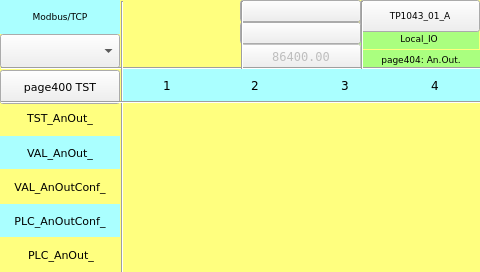
<?xml version="1.0" encoding="UTF-8"?>
<ui version="4.0">
 <class>page404</class>
 <widget class="QWidget" name="page404">
  <property name="geometry">
   <rect>
    <x>0</x>
    <y>0</y>
    <width>480</width>
    <height>272</height>
   </rect>
  </property>
  <property name="minimumSize">
   <size>
    <width>480</width>
    <height>272</height>
   </size>
  </property>
  <property name="maximumSize">
   <size>
    <width>480</width>
    <height>272</height>
   </size>
  </property>
  <property name="windowTitle">
   <string>page404</string>
  </property>
  <property name="styleSheet">
   <string notr="true">QWidget#page404
{
background-color: rgb(255, 255, 127);
}</string>
  </property>
  <widget class="QLabel" name="label_Page">
   <property name="geometry">
    <rect>
     <x>361</x>
     <y>50</y>
     <width>120</width>
     <height>20</height>
    </rect>
   </property>
   <property name="font">
    <font>
     <family>DejaVu Sans</family>
     <pointsize>7</pointsize>
    </font>
   </property>
   <property name="styleSheet">
    <string notr="true">background-color: rgb(170, 255, 127);</string>
   </property>
   <property name="text">
    <string>page404: An.Out.</string>
   </property>
   <property name="alignment">
    <set>Qt::AlignCenter</set>
   </property>
  </widget>
  <widget class="QLabel" name="label_18">
   <property name="geometry">
    <rect>
     <x>359</x>
     <y>29</y>
     <width>120</width>
     <height>20</height>
    </rect>
   </property>
   <property name="font">
    <font>
     <family>DejaVu Sans</family>
     <pointsize>7</pointsize>
    </font>
   </property>
   <property name="styleSheet">
    <string notr="true">background-color: rgb(170, 255, 127);</string>
   </property>
   <property name="text">
    <string>Local_IO</string>
   </property>
   <property name="alignment">
    <set>Qt::AlignCenter</set>
   </property>
  </widget>
  <widget class="Line" name="line_vt_2">
   <property name="geometry">
    <rect>
     <x>241</x>
     <y>1</y>
     <width>3</width>
     <height>68</height>
    </rect>
   </property>
   <property name="font">
    <font>
     <family>DejaVu Sans</family>
     <pointsize>8</pointsize>
    </font>
   </property>
   <property name="orientation">
    <enum>Qt::Vertical</enum>
   </property>
  </widget>
  <widget class="Line" name="line_hr_2">
   <property name="geometry">
    <rect>
     <x>1</x>
     <y>101</y>
     <width>481</width>
     <height>3</height>
    </rect>
   </property>
   <property name="font">
    <font>
     <family>DejaVu Sans</family>
     <pointsize>8</pointsize>
    </font>
   </property>
   <property name="orientation">
    <enum>Qt::Horizontal</enum>
   </property>
  </widget>
  <widget class="Line" name="line_hr_1">
   <property name="geometry">
    <rect>
     <x>1</x>
     <y>67</y>
     <width>481</width>
     <height>3</height>
    </rect>
   </property>
   <property name="font">
    <font>
     <family>DejaVu Sans</family>
     <pointsize>8</pointsize>
    </font>
   </property>
   <property name="orientation">
    <enum>Qt::Horizontal</enum>
   </property>
  </widget>
  <widget class="Line" name="line_vt_4">
   <property name="geometry">
    <rect>
     <x>361</x>
     <y>1</y>
     <width>3</width>
     <height>68</height>
    </rect>
   </property>
   <property name="font">
    <font>
     <family>DejaVu Sans</family>
     <pointsize>8</pointsize>
    </font>
   </property>
   <property name="orientation">
    <enum>Qt::Vertical</enum>
   </property>
  </widget>
  <widget class="ATCMdate" name="atcmDate">
   <property name="geometry">
    <rect>
     <x>240</x>
     <y>0</y>
     <width>121</width>
     <height>22</height>
    </rect>
   </property>
   <property name="font">
    <font>
     <family>DejaVu Sans Mono</family>
     <pointsize>8</pointsize>
    </font>
   </property>
   <property name="toolTip">
    <string>ATCM QDate</string>
   </property>
   <property name="whatsThis">
    <string>ATCMdate widget</string>
   </property>
   <property name="bgColor">
    <color>
     <red>170</red>
     <green>255</green>
     <blue>127</blue>
    </color>
   </property>
   <property name="borderWidth">
    <number>0</number>
   </property>
   <property name="borderRadius">
    <number>0</number>
   </property>
   <property name="format">
    <enum>ATCMdate::YYYY_MM_DD</enum>
   </property>
  </widget>
  <widget class="ATCMbutton" name="atcmButton_5">
   <property name="geometry">
    <rect>
     <x>360</x>
     <y>0</y>
     <width>120</width>
     <height>32</height>
    </rect>
   </property>
   <property name="font">
    <font>
     <family>DejaVu Sans</family>
     <pointsize>7</pointsize>
     <weight>50</weight>
     <bold>false</bold>
    </font>
   </property>
   <property name="toolTip">
    <string/>
   </property>
   <property name="whatsThis">
    <string>ATCMbutton widget</string>
   </property>
   <property name="pageName">
    <string>menu</string>
   </property>
   <property name="statusvar">
    <string/>
   </property>
   <property name="viewStatus">
    <bool>false</bool>
   </property>
   <property name="refresh">
    <number>200</number>
   </property>
   <property name="visibilityVar">
    <string/>
   </property>
   <property name="bgColor">
    <color>
     <red>85</red>
     <green>255</green>
     <blue>255</blue>
    </color>
   </property>
   <property name="borderColor">
    <color>
     <red>220</red>
     <green>220</green>
     <blue>220</blue>
    </color>
   </property>
   <property name="text">
    <string>TP1043_01_A</string>
   </property>
   <property name="pressText">
    <string>TP1043_01_A</string>
   </property>
   <property name="borderWidth">
    <number>2</number>
   </property>
   <property name="borderRadius">
    <number>0</number>
   </property>
   <property name="apparence">
    <enum>QFrame::Raised</enum>
   </property>
  </widget>
  <widget class="Line" name="line_vt_1">
   <property name="geometry">
    <rect>
     <x>121</x>
     <y>1</y>
     <width>3</width>
     <height>272</height>
    </rect>
   </property>
   <property name="font">
    <font>
     <family>DejaVu Sans</family>
     <pointsize>8</pointsize>
    </font>
   </property>
   <property name="orientation">
    <enum>Qt::Vertical</enum>
   </property>
  </widget>
  <widget class="ATCMtime" name="atcmTime_2">
   <property name="geometry">
    <rect>
     <x>240</x>
     <y>22</y>
     <width>121</width>
     <height>22</height>
    </rect>
   </property>
   <property name="font">
    <font>
     <family>DejaVu Sans Mono</family>
     <pointsize>8</pointsize>
    </font>
   </property>
   <property name="toolTip">
    <string>ATCM QTime</string>
   </property>
   <property name="whatsThis">
    <string>ATCMtime widget</string>
   </property>
   <property name="bgColor">
    <color>
     <red>170</red>
     <green>255</green>
     <blue>127</blue>
    </color>
   </property>
   <property name="borderWidth">
    <number>0</number>
   </property>
   <property name="borderRadius">
    <number>0</number>
   </property>
  </widget>
  <widget class="QLabel" name="label_PLC_AnIn_17">
   <property name="geometry">
    <rect>
     <x>0</x>
     <y>170</y>
     <width>120</width>
     <height>33</height>
    </rect>
   </property>
   <property name="font">
    <font>
     <family>DejaVu Sans</family>
     <pointsize>8</pointsize>
    </font>
   </property>
   <property name="styleSheet">
    <string notr="true">background-color: rgb(255, 255, 127);</string>
   </property>
   <property name="text">
    <string>VAL_AnOutConf_</string>
   </property>
   <property name="alignment">
    <set>Qt::AlignCenter</set>
   </property>
  </widget>
  <widget class="QLabel" name="label_PLC_AnIn_13">
   <property name="geometry">
    <rect>
     <x>0</x>
     <y>101</y>
     <width>120</width>
     <height>33</height>
    </rect>
   </property>
   <property name="font">
    <font>
     <family>DejaVu Sans</family>
     <pointsize>8</pointsize>
    </font>
   </property>
   <property name="styleSheet">
    <string notr="true">background-color: rgb(255, 255, 127);</string>
   </property>
   <property name="text">
    <string>TST_AnOut_</string>
   </property>
   <property name="alignment">
    <set>Qt::AlignCenter</set>
   </property>
  </widget>
  <widget class="QLabel" name="label_PLC_AnIn_1">
   <property name="geometry">
    <rect>
     <x>122</x>
     <y>68</y>
     <width>90</width>
     <height>34</height>
    </rect>
   </property>
   <property name="font">
    <font>
     <family>DejaVu Sans</family>
     <pointsize>9</pointsize>
    </font>
   </property>
   <property name="styleSheet">
    <string notr="true">background-color: rgb(170, 255, 255);</string>
   </property>
   <property name="text">
    <string>1</string>
   </property>
   <property name="alignment">
    <set>Qt::AlignCenter</set>
   </property>
  </widget>
  <widget class="QLabel" name="label_PLC_AnIn_2">
   <property name="geometry">
    <rect>
     <x>210</x>
     <y>68</y>
     <width>90</width>
     <height>34</height>
    </rect>
   </property>
   <property name="font">
    <font>
     <family>DejaVu Sans</family>
     <pointsize>9</pointsize>
    </font>
   </property>
   <property name="styleSheet">
    <string notr="true">background-color: rgb(170, 255, 255);</string>
   </property>
   <property name="text">
    <string>2</string>
   </property>
   <property name="alignment">
    <set>Qt::AlignCenter</set>
   </property>
  </widget>
  <widget class="QLabel" name="label_PLC_AnIn_14">
   <property name="geometry">
    <rect>
     <x>0</x>
     <y>204</y>
     <width>120</width>
     <height>33</height>
    </rect>
   </property>
   <property name="font">
    <font>
     <family>DejaVu Sans</family>
     <pointsize>8</pointsize>
    </font>
   </property>
   <property name="styleSheet">
    <string notr="true">background-color: rgb(170, 255, 255);</string>
   </property>
   <property name="text">
    <string>PLC_AnOutConf_</string>
   </property>
   <property name="alignment">
    <set>Qt::AlignCenter</set>
   </property>
  </widget>
  <widget class="QLabel" name="label_PLC_AnIn_16">
   <property name="geometry">
    <rect>
     <x>1</x>
     <y>238</y>
     <width>120</width>
     <height>33</height>
    </rect>
   </property>
   <property name="font">
    <font>
     <family>DejaVu Sans</family>
     <pointsize>8</pointsize>
    </font>
   </property>
   <property name="styleSheet">
    <string notr="true">background-color: rgb(255, 255, 127);</string>
   </property>
   <property name="text">
    <string>PLC_AnOut_</string>
   </property>
   <property name="alignment">
    <set>Qt::AlignCenter</set>
   </property>
  </widget>
  <widget class="QLabel" name="label_PLC_AnIn_3">
   <property name="geometry">
    <rect>
     <x>300</x>
     <y>68</y>
     <width>90</width>
     <height>34</height>
    </rect>
   </property>
   <property name="font">
    <font>
     <family>DejaVu Sans</family>
     <pointsize>9</pointsize>
    </font>
   </property>
   <property name="styleSheet">
    <string notr="true">background-color: rgb(170, 255, 255);</string>
   </property>
   <property name="text">
    <string>3</string>
   </property>
   <property name="alignment">
    <set>Qt::AlignCenter</set>
   </property>
  </widget>
  <widget class="QLabel" name="label_PLC_AnIn_4">
   <property name="geometry">
    <rect>
     <x>390</x>
     <y>68</y>
     <width>90</width>
     <height>34</height>
    </rect>
   </property>
   <property name="font">
    <font>
     <family>DejaVu Sans</family>
     <pointsize>9</pointsize>
    </font>
   </property>
   <property name="styleSheet">
    <string notr="true">background-color: rgb(170, 255, 255);</string>
   </property>
   <property name="text">
    <string>4</string>
   </property>
   <property name="alignment">
    <set>Qt::AlignCenter</set>
   </property>
  </widget>
  <widget class="QLabel" name="label_PLC_AnIn_18">
   <property name="geometry">
    <rect>
     <x>0</x>
     <y>136</y>
     <width>120</width>
     <height>33</height>
    </rect>
   </property>
   <property name="font">
    <font>
     <family>DejaVu Sans</family>
     <pointsize>8</pointsize>
    </font>
   </property>
   <property name="styleSheet">
    <string notr="true">background-color: rgb(170, 255, 255);</string>
   </property>
   <property name="text">
    <string>VAL_AnOut_</string>
   </property>
   <property name="alignment">
    <set>Qt::AlignCenter</set>
   </property>
  </widget>
  <widget class="ATCMbutton" name="atcmButton_page402_2">
   <property name="geometry">
    <rect>
     <x>0</x>
     <y>70</y>
     <width>120</width>
     <height>34</height>
    </rect>
   </property>
   <property name="font">
    <font>
     <family>DejaVu Sans</family>
     <pointsize>8</pointsize>
    </font>
   </property>
   <property name="toolTip">
    <string/>
   </property>
   <property name="whatsThis">
    <string>ATCMbutton widget</string>
   </property>
   <property name="pageName">
    <string>page400</string>
   </property>
   <property name="statusvar">
    <string/>
   </property>
   <property name="viewStatus">
    <bool>false</bool>
   </property>
   <property name="visibilityVar">
    <string/>
   </property>
   <property name="bgColor">
    <color>
     <red>170</red>
     <green>255</green>
     <blue>255</blue>
    </color>
   </property>
   <property name="text">
    <string>page400 TST</string>
   </property>
   <property name="pressText">
    <string>page400 TST</string>
   </property>
   <property name="borderWidth">
    <number>0</number>
   </property>
   <property name="borderRadius">
    <number>0</number>
   </property>
   <property name="apparence">
    <enum>QFrame::Raised</enum>
   </property>
  </widget>
  <widget class="ATCMlabel" name="atcmLabel_PLC_time">
   <property name="enabled">
    <bool>false</bool>
   </property>
   <property name="geometry">
    <rect>
     <x>241</x>
     <y>44</y>
     <width>120</width>
     <height>25</height>
    </rect>
   </property>
   <property name="font">
    <font>
     <family>DejaVu Sans Mono</family>
     <pointsize>9</pointsize>
    </font>
   </property>
   <property name="text">
    <string>86400.00</string>
   </property>
   <property name="toolTip">
    <string>PLC_time</string>
   </property>
   <property name="whatsThis">
    <string>ATCMlabel widget</string>
   </property>
   <property name="variable">
    <string>PLC_time</string>
   </property>
   <property name="refresh">
    <number>500</number>
   </property>
   <property name="max">
    <string>0</string>
   </property>
   <property name="min">
    <string>0</string>
   </property>
   <property name="viewStatus">
    <bool>false</bool>
   </property>
   <property name="visibilityVar">
    <string/>
   </property>
   <property name="bgColor">
    <color>
     <red>170</red>
     <green>255</green>
     <blue>127</blue>
    </color>
   </property>
   <property name="fontColor">
    <color>
     <red>0</red>
     <green>0</green>
     <blue>0</blue>
    </color>
   </property>
   <property name="borderWidth">
    <number>0</number>
   </property>
   <property name="borderRadius">
    <number>0</number>
   </property>
  </widget>
  <widget class="ATCMcombobox" name="atcmComboBox">
   <property name="geometry">
    <rect>
     <x>0</x>
     <y>34</y>
     <width>120</width>
     <height>34</height>
    </rect>
   </property>
   <property name="font">
    <font>
     <family>DejaVu Sans</family>
     <pointsize>7</pointsize>
    </font>
   </property>
   <property name="toolTip">
    <string>TEST_COMMAND</string>
   </property>
   <property name="whatsThis">
    <string>ATCMcombobox widget</string>
   </property>
   <property name="variable">
    <string>TEST_COMMAND</string>
   </property>
   <property name="refresh">
    <number>500</number>
   </property>
   <property name="viewStatus">
    <bool>false</bool>
   </property>
   <property name="writeAcknowledge">
    <bool>false</bool>
   </property>
   <property name="visibilityVar">
    <string/>
   </property>
   <property name="bgColor">
    <color>
     <red>170</red>
     <green>255</green>
     <blue>127</blue>
    </color>
   </property>
   <property name="borderWidth">
    <number>0</number>
   </property>
   <property name="borderRadius">
    <number>0</number>
   </property>
   <property name="mapping">
    <string>0;LOCAL;216;REMOTE;42;DONE</string>
   </property>
  </widget>
  <widget class="QLabel" name="label_Start_3">
   <property name="geometry">
    <rect>
     <x>0</x>
     <y>0</y>
     <width>120</width>
     <height>34</height>
    </rect>
   </property>
   <property name="font">
    <font>
     <family>DejaVu Sans</family>
     <pointsize>7</pointsize>
    </font>
   </property>
   <property name="styleSheet">
    <string notr="true">background-color: rgb(170, 255, 255);</string>
   </property>
   <property name="text">
    <string>Modbus/TCP</string>
   </property>
   <property name="alignment">
    <set>Qt::AlignCenter</set>
   </property>
  </widget>
  <widget class="ATCManimation" name="atcmAnimation_TEST_STATUS">
   <property name="geometry">
    <rect>
     <x>120</x>
     <y>0</y>
     <width>120</width>
     <height>68</height>
    </rect>
   </property>
   <property name="toolTip">
    <string>TEST_STATUS</string>
   </property>
   <property name="whatsThis">
    <string>ATCManimation widget</string>
   </property>
   <property name="font">
    <font>
     <family>DejaVu Sans</family>
     <pointsize>8</pointsize>
    </font>
   </property>
   <property name="mapping">
    <string>0;:/icons/my_img/local.png;216;:/icons/my_img/remote.png;42;:/icons/my_img/done.png</string>
   </property>
   <property name="variable">
    <string>TEST_STATUS</string>
   </property>
   <property name="refresh">
    <number>500</number>
   </property>
   <property name="viewStatus">
    <bool>false</bool>
   </property>
   <property name="visibilityVar">
    <string/>
   </property>
  </widget>
  <zorder>label_Page</zorder>
  <zorder>label_18</zorder>
  <zorder>atcmDate</zorder>
  <zorder>atcmButton_5</zorder>
  <zorder>atcmTime_2</zorder>
  <zorder>label_PLC_AnIn_1</zorder>
  <zorder>label_PLC_AnIn_2</zorder>
  <zorder>label_PLC_AnIn_14</zorder>
  <zorder>label_PLC_AnIn_13</zorder>
  <zorder>label_PLC_AnIn_16</zorder>
  <zorder>label_PLC_AnIn_17</zorder>
  <zorder>label_PLC_AnIn_3</zorder>
  <zorder>label_PLC_AnIn_4</zorder>
  <zorder>label_PLC_AnIn_18</zorder>
  <zorder>atcmButton_page402_2</zorder>
  <zorder>atcmLabel_PLC_time</zorder>
  <zorder>atcmComboBox</zorder>
  <zorder>label_Start_3</zorder>
  <zorder>atcmAnimation_TEST_STATUS</zorder>
  <zorder>line_hr_1</zorder>
  <zorder>line_vt_1</zorder>
  <zorder>line_hr_2</zorder>
  <zorder>line_vt_4</zorder>
  <zorder>line_vt_2</zorder>
 </widget>
 <customwidgets>
  <customwidget>
   <class>ATCManimation</class>
   <extends>QLabel</extends>
   <header>atcmplugin.h</header>
  </customwidget>
  <customwidget>
   <class>ATCMbutton</class>
   <extends>QPushButton</extends>
   <header>atcmplugin.h</header>
  </customwidget>
  <customwidget>
   <class>ATCMcombobox</class>
   <extends>QComboBox</extends>
   <header>atcmplugin.h</header>
  </customwidget>
  <customwidget>
   <class>ATCMdate</class>
   <extends>QPushButton</extends>
   <header>atcmplugin.h</header>
  </customwidget>
  <customwidget>
   <class>ATCMlabel</class>
   <extends>QPushButton</extends>
   <header>atcmplugin.h</header>
  </customwidget>
  <customwidget>
   <class>ATCMtime</class>
   <extends>QPushButton</extends>
   <header>atcmplugin.h</header>
  </customwidget>
 </customwidgets>
 <resources/>
 <connections>
  <connection>
   <sender>atcmButton_5</sender>
   <signal>newPage(const char*,bool)</signal>
   <receiver>page404</receiver>
   <slot>goto_page(const char*,bool)</slot>
   <hints>
    <hint type="sourcelabel">
     <x>20</x>
     <y>20</y>
    </hint>
    <hint type="destinationlabel">
     <x>20</x>
     <y>20</y>
    </hint>
   </hints>
  </connection>
  <connection>
   <sender>atcmButton_page402_2</sender>
   <signal>newPage(const char*,bool)</signal>
   <receiver>page404</receiver>
   <slot>goto_page(const char*,bool)</slot>
   <hints>
    <hint type="sourcelabel">
     <x>20</x>
     <y>20</y>
    </hint>
    <hint type="destinationlabel">
     <x>20</x>
     <y>20</y>
    </hint>
   </hints>
  </connection>
 </connections>
 <slots>
  <slot>goto_page(const char*,bool)</slot>
 </slots>
</ui>
